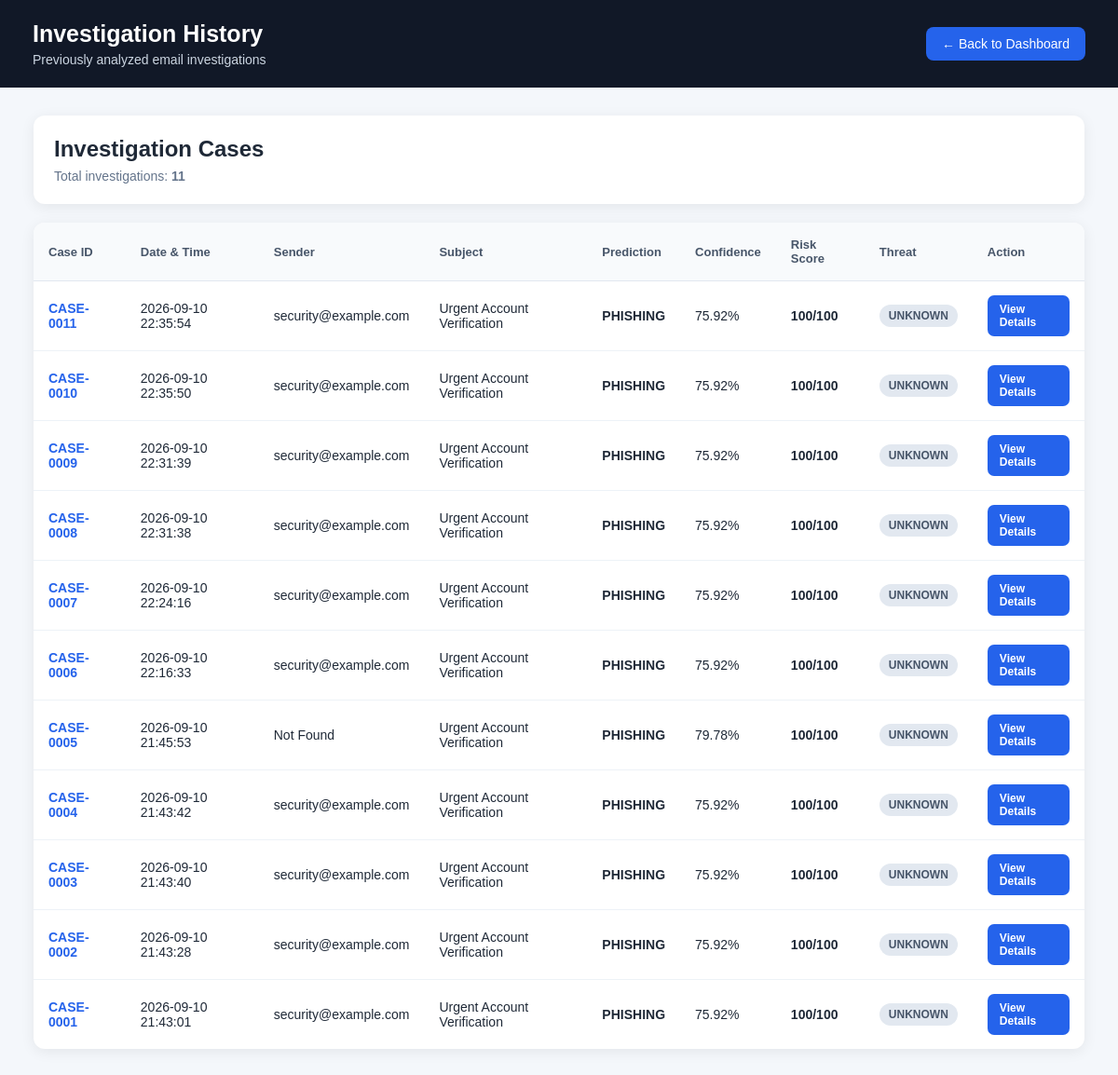
Before: /history with the older database file.
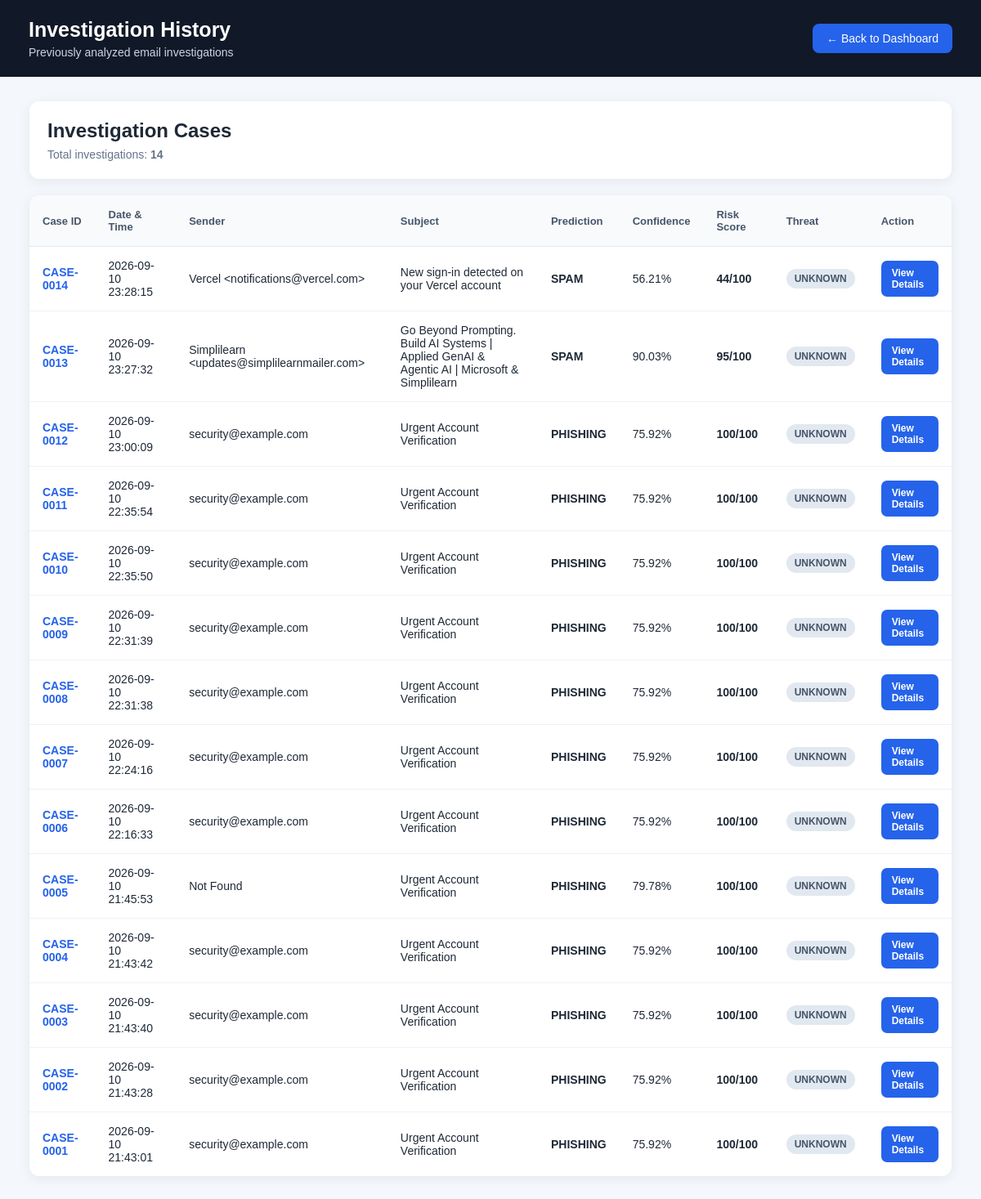
After: the same page with the newer database file.
### tables this page shows
CREATE TABLE investigations (

            id INTEGER PRIMARY KEY AUTOINCREMENT,

            case_id TEXT UNIQUE NOT NULL,

            timestamp TEXT NOT NULL,

            sender TEXT,

            receiver TEXT,

            subject TEXT,

            prediction TEXT,

            confidence REAL,

            risk_score INTEGER,

            threat_level TEXT,

            risk_reasons TEXT,

            forensic_data TEXT,

            ioc_data TEXT,

            attachment_data TEXT,

            timeline_data TEXT
        );

### app.py (the view)
@app.route(
    "/history",
    methods=["GET"]
)
def investigation_history():
    try:
        investigations = get_all_investigations()
        return render_template(
            "history.html",
            investigations=investigations
        )
    except Exception as e:
        print(
            f"History loading error: {e}"
        )
        return (
            "Unable to load investigation history."
        ), 500

### src/database.py (called while the page is built)
def get_connection():
    DATA_DIR.mkdir(parents=True, exist_ok=True)
    connection = sqlite3.connect(DATABASE_PATH)
    connection.row_factory = sqlite3.Row
    return connection

def initialize_database():
    connection = get_connection()
    cursor = connection.cursor()
    cursor.execute("""
        CREATE TABLE IF NOT EXISTS investigations (

            id INTEGER PRIMARY KEY AUTOINCREMENT,

            case_id TEXT UNIQUE NOT NULL,

            timestamp TEXT NOT NULL,

            sender TEXT,

            receiver TEXT,

            subject TEXT,

            prediction TEXT,

            confidence REAL,

            risk_score INTEGER,

            threat_level TEXT,

            risk_reasons TEXT,

            forensic_data TEXT,

            ioc_data TEXT,

            attachment_data TEXT,

            timeline_data TEXT
        )
    """)
    connection.commit()
    connection.close()
    return True

def get_all_investigations():
    initialize_database()
    connection = get_connection()
    cursor = connection.cursor()
    cursor.execute("""
        SELECT
            id,
            case_id,
            timestamp,
            sender,
            receiver,
            subject,
            prediction,
            confidence,
            risk_score,
            threat_level
        FROM investigations
        ORDER BY id DESC
    """)
    rows = cursor.fetchall()
    connection.close()
    return [dict(row) for row in rows]

### templates/history.html (shortened to what this page needs)
<!DOCTYPE html>
<html lang="en">
<head>
</head>
<body>
    <header class="header">
        <div>
            <h1>
                Investigation History
            </h1>
            <p>
                Previously analyzed email investigations
            </p>
        </div>
        <a
            href="/"
            class="back-btn"
        >
            ← Back to Dashboard
        </a>
    </header>
    <main class="container">
        <section class="top-card">
            <h2>
                Investigation Cases
            </h2>
            <p>
                Total investigations:
                <strong>
                    {{ investigations|length }}
                </strong>
            </p>
        </section>
        {% if investigations %}
        <section class="table-wrapper">
            <table>
                <thead>
                    <tr>
                        <th>
                            Case ID
                        </th>
                        <th>
                            Date & Time
                        </th>
                        <th>
                            Sender
                        </th>
                        <th>
                            Subject
                        </th>
                        <th>
                            Prediction
                        </th>
                        <th>
                            Confidence
                        </th>
                        <th>
                            Risk Score
                        </th>
                        <th>
                            Threat
                        </th>
                        <th>
                            Action
                        </th>
                    </tr>
                </thead>
                <tbody>
                    {% for investigation in investigations %}
                    <tr>
                        <td>
                            <span class="case-id">
                                {{ investigation.case_id }}
                            </span>
                        </td>
                        <td>
                            {{ investigation.timestamp }}
                        </td>
                        <td>
                            {{ investigation.sender or "N/A" }}
                        </td>
                        <td>
                            {{ investigation.subject or "No Subject" }}
                        </td>
                        <td>
                            <span class="prediction">
                                {{ investigation.prediction or "UNKNOWN" }}
                            </span>
                        </td>
                        <td>
                            {{ "%.2f"|format(
                                investigation.confidence|float
                            ) }}%
                        </td>
                        <td>
                            <span class="risk-score">
                                {{ investigation.risk_score or 0 }}/100
                            </span>
                        </td>
                        <td>
                            {% set threat =
                                (investigation.threat_level or "UNKNOWN")
                                |lower
                            %}
                            {% if threat == "high" %}
                                <span class="badge high">
                                    HIGH
                                </span>
                            {% elif threat == "medium" %}
                                <span class="badge medium">
                                    MEDIUM
                                </span>
                            {% elif threat == "low" %}
                                <span class="badge low">
                                    LOW
                                </span>
                            {% else %}
                                <span class="badge unknown">
                                    UNKNOWN
                                </span>
                            {% endif %}
                        </td>
                        <td>
                            <a
                                href="{{ url_for(
                                    'investigation_details',
                                    case_id=investigation.case_id
                                ) }}"
                                class="view-btn"
                            >
                                View Details
                            </a>
                        </td>
                    </tr>
                    {% endfor %}
                </tbody>
            </table>
        </section>
        {% endif %}
    </main>
</body>
</html>

### templates/history.html (style rules this page uses)
* { box-sizing: border-box; margin: 0; padding: 0; }
body { font-family: Arial, Helvetica, sans-serif; background: #f4f7fb; color: #1f2937; }
.header { background: #111827; color: white; padding: 22px 35px; display: flex; justify-content: space-between; align-items: center; gap: 20px; }
.header h1 { font-size: 25px; }
.header p { margin-top: 5px; color: #cbd5e1; font-size: 14px; }
.back-btn { text-decoration: none; color: white; background: #2563eb; padding: 10px 17px; border-radius: 8px; font-size: 14px; }
.container { width: 94%; max-width: 1250px; margin: 30px auto; }
.top-card { background: white; border-radius: 12px; padding: 22px; box-shadow: 0 3px 15px rgba(0, 0, 0, 0.07); margin-bottom: 20px; }
.top-card h2 { margin-bottom: 7px; }
.top-card p { color: #64748b; font-size: 14px; }
.table-wrapper { background: white; border-radius: 12px; box-shadow: 0 3px 15px rgba(0, 0, 0, 0.07); overflow-x: auto; }
table { width: 100%; border-collapse: collapse; min-width: 850px; }
th { background: #f8fafc; color: #475569; text-align: left; font-size: 13px; padding: 16px; border-bottom: 1px solid #e2e8f0; }
td { padding: 15px 16px; border-bottom: 1px solid #edf2f7; font-size: 14px; }
tr:last-child td { border-bottom: none; }
.case-id { font-weight: bold; color: #2563eb; }
.badge { display: inline-block; padding: 5px 10px; border-radius: 20px; font-size: 12px; font-weight: bold; text-transform: uppercase; }
.unknown { background: #e2e8f0; color: #475569; }
.prediction { font-weight: 600; text-transform: uppercase; }
.risk-score { font-weight: bold; }
.view-btn { display: inline-block; text-decoration: none; background: #2563eb; color: white; padding: 8px 13px; border-radius: 7px; font-size: 12px; font-weight: bold; }

Changed rows visible on the page:
added investigations: case_id "CASE-0014", timestamp "2026-09-10 23:28:15", sender "Vercel <notifications@vercel.com>", subject "New sign-in detected on your Vercel account", prediction "SPAM", confidence "56.21", risk_score "44"
added investigations: case_id "CASE-0013", timestamp "2026-09-10 23:27:32", sender "Simplilearn <updates@simplilearnmailer.com>", subject "Go Beyond Prompting. Build AI Systems | Applied GenAI & Agentic AI | Microsoft & Simplilearn", prediction "SPAM", confidence "90.03", risk_score "95"
added investigations: case_id "CASE-0012", timestamp "2026-09-10 23:00:09", sender "security@example.com", subject "Urgent Account Verification", prediction "PHISHING", confidence "75.92", risk_score "100"
Other visible differences:
{{ investigations|length }}: "11" → "14"
